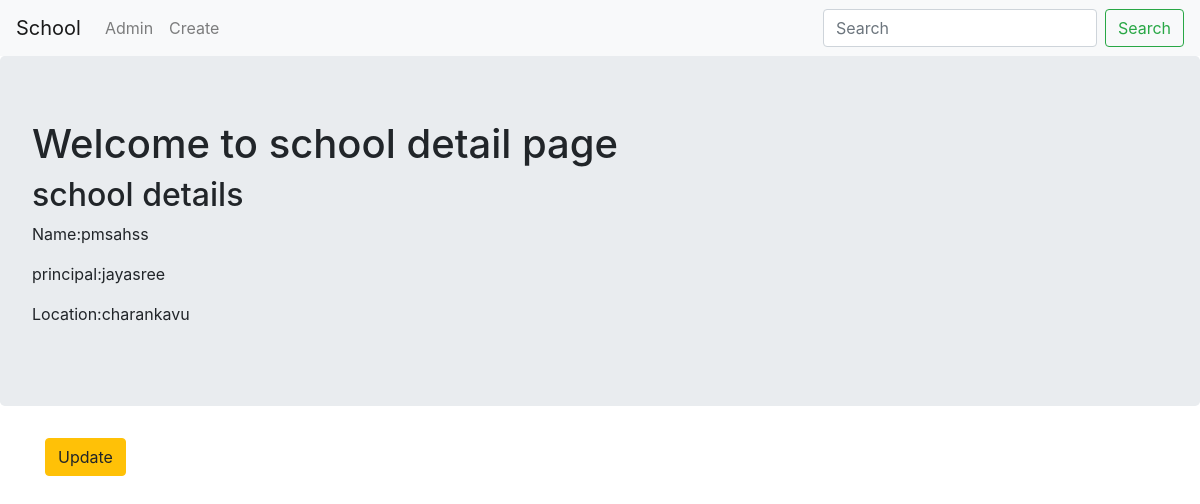
Before: /thirdapp/1/ with the older database file.
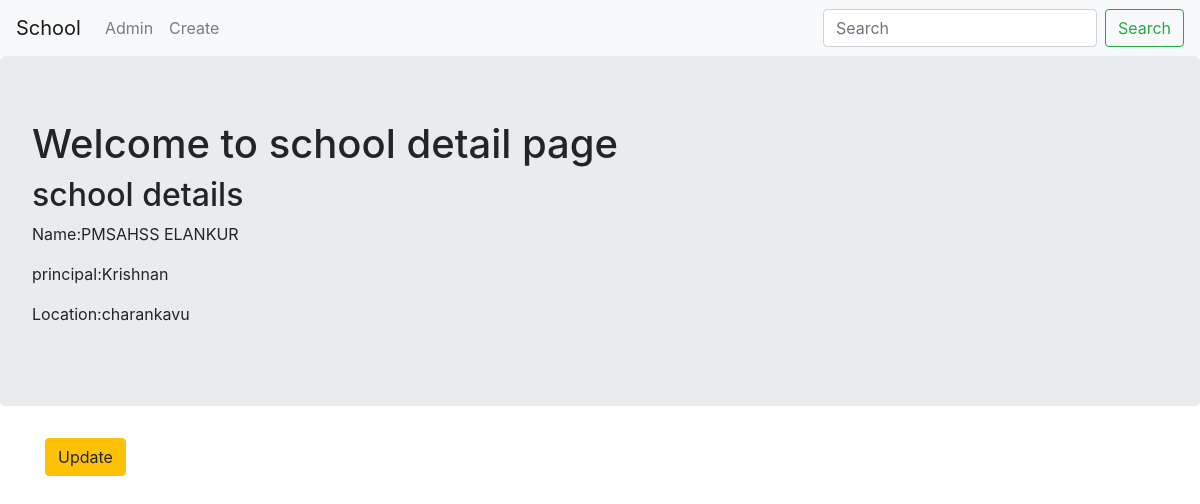
After: the same page with the newer database file.
### thirdapp/models.py (models this page shows, shortened)
class School(models.Model):
    name=models.CharField(max_length=256)
    principal=models.CharField(max_length=256)
    location=models.CharField(max_length=256)

### thirdapp/views.py (the view)
# urls.py: re_path(r'^(?P<pk>\d+)/$',SchoolDetailView.as_view(),name='detail'),
class SchoolDetailView(DetailView):
    context_object_name='school_detail'
    model=models.School
    template_name='school_details.html'

### thirdapp/templates/school_details.html
{%extends "base.html"%}
{%block content%}
<div class="jumbotron">
  <h1>Welcome to school detail page</h1>
  <h2>school details</h2>
  <p>Name:{{school_detail.name}}</p>
  <p>principal:{{school_detail.principal}}</p>
  <p>Location:{{school_detail.location}}</p>
</div>
<div class="container">
  <p><a class="btn btn-warning" href="{%url 'basic_app:update' pk=school_detail.pk %}">Update</a></p>
</div>
{%endblock%}

Changed rows visible on the page:
changed School "charankavu": name "pmsahss" → "PMSAHSS ELANKUR"; principal "jayasree" → "Krishnan"
